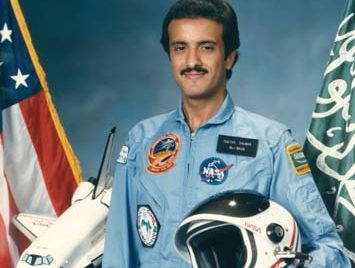
#> input picture LAB 2/image.jpg, 355 x 268 px
$ python 'Task 1.py'
#> lines starting #> are read from the running program, lines starting #| are printed output that depends on the picture
from skimage import io,exposure,color
import matplotlib.pyplot as plt
import numpy as np


image = io.imread("image.jpg")
#> image is the input picture: shape (268, 355, 3); mean R, G, B 111.5, 130.1, 135.1

#PART 1
image1_shuttle = image[150:, 0:100]
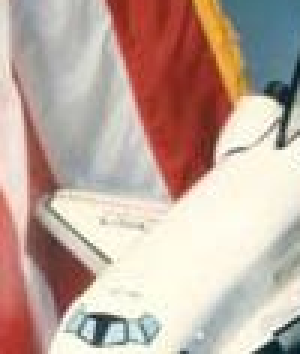
#> image1_shuttle: shape (118, 100, 3) (shown 3 times larger); mean R, G, B 191.6, 169.1, 158

# plt.imshow(image1_shuttle)
# plt.show()

red = image.copy()[0:200,150:300,0]
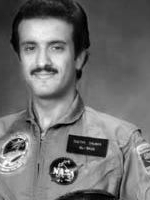
#> red: shape (200, 150); min 0, max 255, mean 111.9

green = image.copy()[0:200,150:300,1]
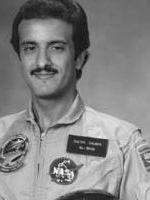
#> green: shape (200, 150); min 14, max 255, mean 132.2

blue = image.copy()[0:200,150:300,2]
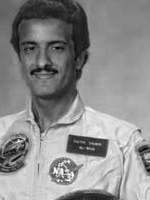
#> blue: shape (200, 150); min 0, max 255, mean 139.8

io.imshow(red)
io.imshow(green)
io.imshow(blue)

io.show()

#Red channel is 0, Green channel is 1,Blue channel is 2

$ run again, with LAB 2/Dog.png saved as LAB 2/image.jpg
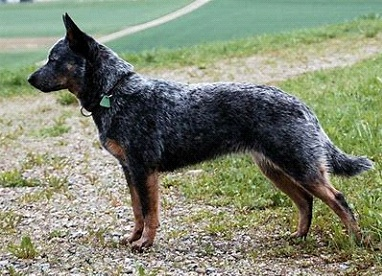
#> input picture LAB 2/Dog.png, 382 x 276 px
#> image is the input picture: shape (276, 382, 3); mean R, G, B 128.6, 135.3, 114.8
#> `image1_shuttle = image[150:, 0:100]`:
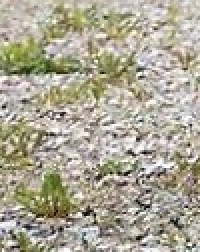
#> image1_shuttle: shape (126, 100, 3) (shown 2 times larger); mean R, G, B 171.9, 167, 149.3
#> `blue = image.copy()[0:200,150:300,2]`:
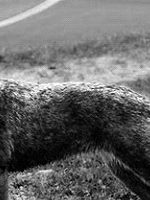
#> blue: shape (200, 150); min 0, max 255, mean 103.5
